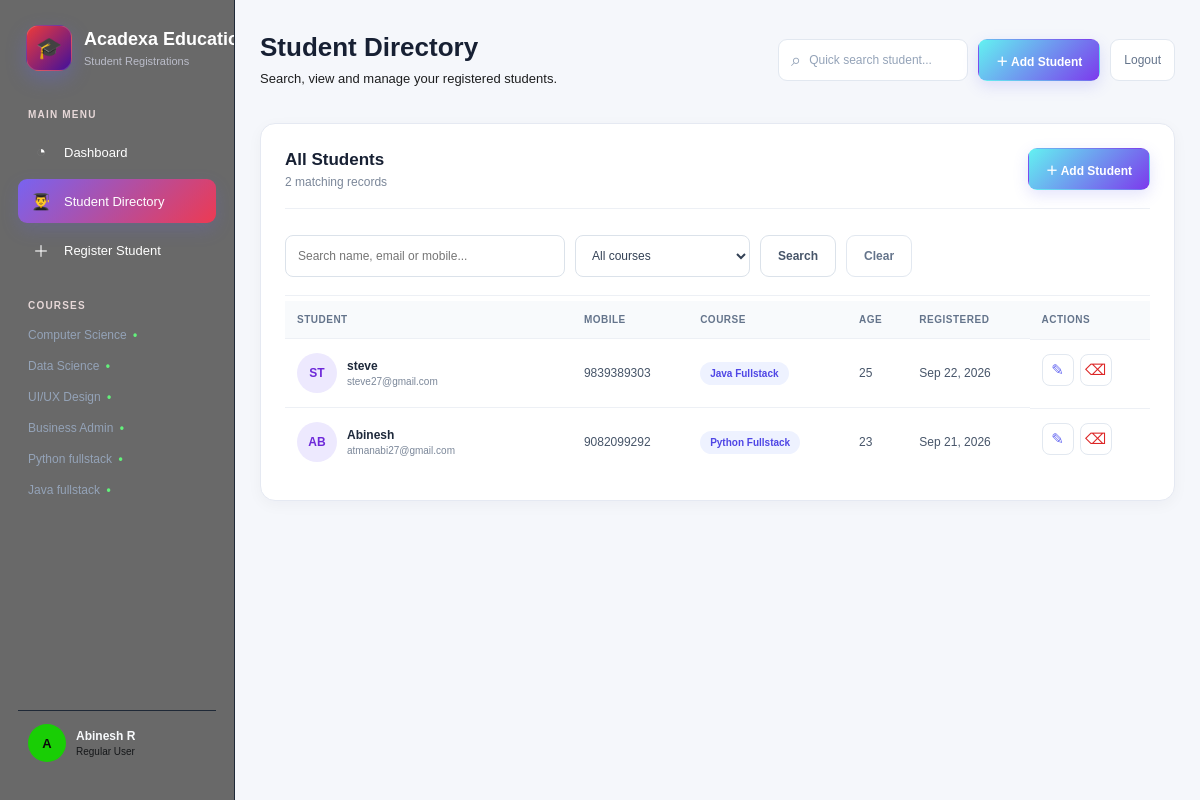
The app's page /students/ (signed in) with its own data.
### core/models.py (models this page shows, shortened)
class Student(models.Model):
    COURSE_CHOICES = [
        ("Computer Science", "Computer Science"),
        ("Data Science", "Data Science"),
        ("UI/UX Design", "UI/UX Design"),
        ("Business Administration", "Business Administration"),
        ("Python Fullstack","Python Fullstack"),
        ("Java Fullstack","Java Fullstack"),
    ]
    full_name = models.CharField(max_length=120)
    email = models.EmailField(unique=True)
    mobile = models.CharField(max_length=20)
    course = models.CharField(max_length=80, choices=COURSE_CHOICES)
    age = models.PositiveIntegerField()
    created_by = models.ForeignKey(
        "auth.User",
        on_delete=models.CASCADE,
        related_name="students",
    )
    created_at = models.DateTimeField(auto_now_add=True)
    updated_at = models.DateTimeField(auto_now=True)
    class Meta:
        ordering = ["-created_at"]

### core/views.py (the view)
# urls.py: path("students/", views.student_list, name="student_list"),
@login_required
def student_list(request):
    students = Student.objects.filter(created_by=request.user)
    query = request.GET.get("q", "").strip()
    course = request.GET.get("course", "").strip()
    if query:
        students = students.filter(
            Q(full_name__icontains=query)
            | Q(email__icontains=query)
            | Q(mobile__icontains=query)
        )
    if course:
        students = students.filter(course=course)
    paginator = Paginator(students, 10)
    page_obj = paginator.get_page(request.GET.get("page"))
    return render(
        request,
        "core/student_list.html",
        {
            "students": page_obj,
            "page_obj": page_obj,
            "query": query,
            "selected_course": course,
            "courses": Student.COURSE_CHOICES,
        },
    )

### templates/core/student_list.html (shortened to what this page needs)
{% extends "core/base.html" %}
{% block page_title %}Student Directory{% endblock %}
{% block page_subtitle %}
Search, view and manage your registered students.
{% endblock %}
{% block content %}
<section class="content-card">
    <div class="section-head directory-head">
        <div>
            <h3>All Students</h3>
            <p>
                {{ page_obj.paginator.count }}
                matching record{{ page_obj.paginator.count|pluralize }}
            </p>
        </div>
        <a class="btn primary" href="{% url 'student_create' %}">
            ＋ Add Student
        </a>
    </div>
    <form method="get" class="filter-bar">
        <input
            name="q"
            value="{{ query }}"
            placeholder="Search name, email or mobile..."
        >
        <select name="course">
            <option value="">All courses</option>
        </select>
        <button class="btn secondary" type="submit">
            Search
        </button>
        <a class="btn ghost" href="{% url 'student_list' %}">
            Clear
        </a>
    </form>
    <div class="table-wrap">
        <table>
            <thead>
                <tr>
                    <th>Student</th>
                    <th>Mobile</th>
                    <th>Course</th>
                    <th>Age</th>
                    <th>Registered</th>
                    <th>Actions</th>
                </tr>
            </thead>
            <tbody>
            {% for student in students %}
                <tr>
                    <td>
                        <div class="table-person">
                            <span class="initial">
                                {{ student.full_name|slice:":2"|upper }}
                            </span>
                            <div>
                                <strong>{{ student.full_name }}</strong>
                                <small>{{ student.email }}</small>
                            </div>
                        </div>
                    </td>
                    <td>{{ student.mobile }}</td>
                    <td>
                        <span class="course-pill">
                            {{ student.course }}
                        </span>
                    </td>
                    <td>{{ student.age }}</td>
                    <td>
                        {{ student.created_at|date:"M d, Y" }}
                    </td>
                    <td class="actions">
                        <a
                            href="{% url 'student_update' student.id %}"
                            class="icon-btn"
                            title="Edit"
                        >
                            ✎
                        </a>
                        <form
                            method="post"
                            action="{% url 'student_delete' student.id %}"
                            class="delete-form"
                        >
                            <button
                                class="icon-btn danger"
                                type="submit"
                                title="Delete"
                            >
                                ⌫
                            </button>
                        </form>
                    </td>
                </tr>
            {% empty %}
                <tr>
                    <td colspan="6" class="empty">
                        No matching students found.
                    </td>
                </tr>
            {% endfor %}
            </tbody>
        </table>
    </div>
</section>
{% endblock %}

### templates/core/base.html (shortened to what this page needs)
{% load static %}
<!DOCTYPE html>
<html lang="en">
<head>
    <link rel="stylesheet" href="{% static 'css/styling.css' %}">
</head>
<body>
<div class="app-shell">
    <aside class="sidebar" id="sidebar">
        <div class="brand">
            <div class="brand-icon">🎓</div>
            <div>
                <h1>Acadexa Education</h1>
                <span>Student Registrations</span>
            </div>
        </div>
        <div class="menu-label">MAIN MENU</div>
        <nav class="side-nav">
            <a href="{% url 'dashboard' %}"
               class="nav-item {% if request.resolver_match.url_name == 'dashboard' %}active{% endif %}">
                <span class="nav-icon">◔</span>
                <span>Dashboard</span>
            </a>
            <a href="{% url 'student_list' %}"
               class="nav-item {% if request.resolver_match.url_name == 'student_list' %}active{% endif %}">
                <span class="nav-icon">👨‍🎓</span>
                <span>Student Directory</span>
            </a>
            <a href="{% url 'student_create' %}"
               class="nav-item {% if request.resolver_match.url_name == 'student_create' %}active{% endif %}">
                <span class="nav-icon">＋</span>
                <span>Register Student</span>
            </a>
        </nav>
        <div class="menu-label course-label">COURSES</div>
        <div class="course-links">
            <span>Computer Science <b>•</b></span>
            <span>Data Science <b>•</b></span>
            <span>UI/UX Design <b>•</b></span>
            <span>Business Admin <b>•</b></span>
            <span>Python fullstack <b>•</b></span>
            <span>Java fullstack <b>•</b></span>
        </div>
        <div class="profile-card">
            <div class="avatar">
                {{ request.user.username|first|upper }}
            </div>
            <div class="profile-text">
                <strong>
                    {{ request.user.get_full_name|default:request.user.username }}
                </strong>
                <small>Regular User</small>
            </div>
        </div>
    </aside>
    <main class="main">
        <header class="topbar">
            <div class="page-heading">
                <h2>
                    {% block page_title %}{% endblock %}
                </h2>
                <p>
                    {% block page_subtitle %}{% endblock %}
                </p>
            </div>
            <div class="top-actions">
                <form action="{% url 'student_list' %}"
                      method="get"
                      class="quick-search">
                    <span>⌕</span>
                    <input type="text"
                           name="q"
                           placeholder="Quick search student..."
                           value="{{ request.GET.q }}">
                </form>
                <a href="{% url 'student_create' %}"
                   class="btn primary">
                    ＋ Add Student
                </a>
                <form method="post"
                      action="{% url 'logout' %}"
                      class="logout-form">
                    <button type="submit"
                            class="logout-btn">
                        Logout
                    </button>
                </form>
            </div>
        </header>
        {% block content %}
        {% endblock %}
    </main>
</div>
</body>
</html>

### records on screen
Student: full_name "ST", full_name "steve", email "steve27@gmail.com", mobile "9839389303", course "Java Fullstack", age "25", created_at "Sep 22, 2026"
Student: full_name "AB", full_name "Abinesh", email "atmanabi27@gmail.com", mobile "9082099292", course "Python Fullstack", age "23", created_at "Sep 21, 2026"

### other values on screen
{{ request.user.username|first|upper }} "A"
{{ request.user.get_full_name|default:request.user.username }} "Abinesh R"
{{ page_obj.paginator.count }} "2"
